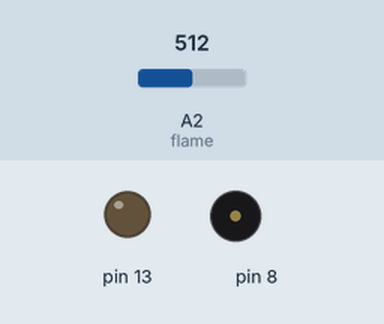
Simulated run of this sketch. Board: Arduino Uno, built with avr-gcc and run on an emulated ATmega328P. Shown: output pins drawn as LEDs (lit = HIGH), buzzer (waves = sounding). The test bench sets the inputs (shaded band); at power-on: A2 (flame) = 512.

Above: at 1.2 s.
1.3 s: A2 (flame) set to 212
2.8 s: A2 (flame) set to 188
At 3.4 s:
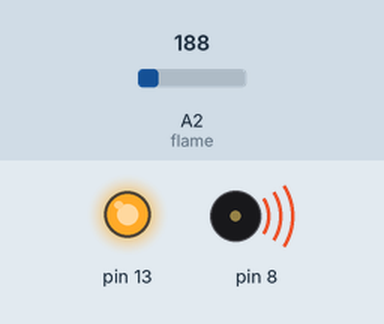
4.3 s: A2 (flame) set to 210
At 5.5 s:
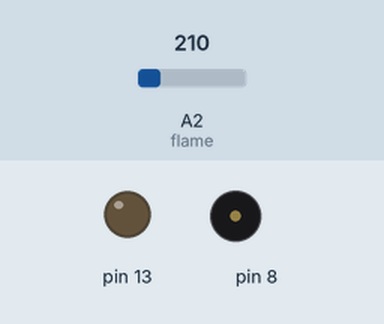
5.8 s: A2 (flame) set to 190
At 6.9 s:
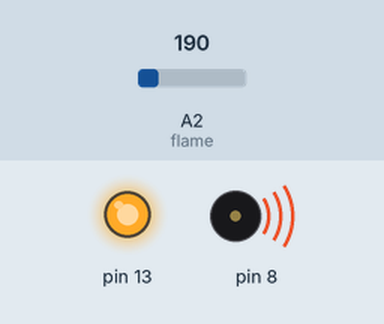
Timing chart, 0 to 8.3 s (numbered marks = the images above; inputs shaded):
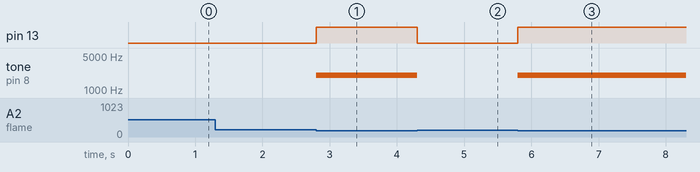

The sketch:

fire_alarm_1.ino
```cpp
//const int ledpin=13; // ledpin,flamepin and buzpin are not changed throughout the process
//const int flamepin=A2;
//const int buzpin=8;
const int threshold=200;// sets threshold value for flame sensor
//int flamesensvalue=0; // initialize flamesensor reading
void setup()
{
Serial.begin(9600);
pinMode(13,OUTPUT);
pinMode(A2,INPUT);
pinMode(8,OUTPUT);
}
void loop()
{

int flamesensvalue=analogRead(A2); // reads analog data from flame sensor
if (flamesensvalue<=threshold) { // compares reading from flame sensor with the threshold value
digitalWrite(13,HIGH); //turns on led and buzzer
//delay (1000);
//digitalWrite(13,LOW);
//delay (1000);
tone(8,2000,2500);
//delay(500); //stops program for 0.5 second
}
else
{
digitalWrite(13,LOW); //turns led off led and buzzer
noTone(8);
}

}
```

Measured:
- the behaviour switches between 201 and 200 on A2 (flame) (found by bisection; images 0 and 1)
- after the input at 1.3 s, every drawn part: stays the same
- after the input at 2.8 s, pin 13: LOW → HIGH at once; tone on pin 8: silent → 2000 Hz at once
- after the input at 4.3 s, pin 13: HIGH → LOW at once; tone on pin 8: 2000 Hz → silent at once
- after the input at 5.8 s, pin 13: LOW → HIGH at once; tone on pin 8: silent → 2000 Hz at once
